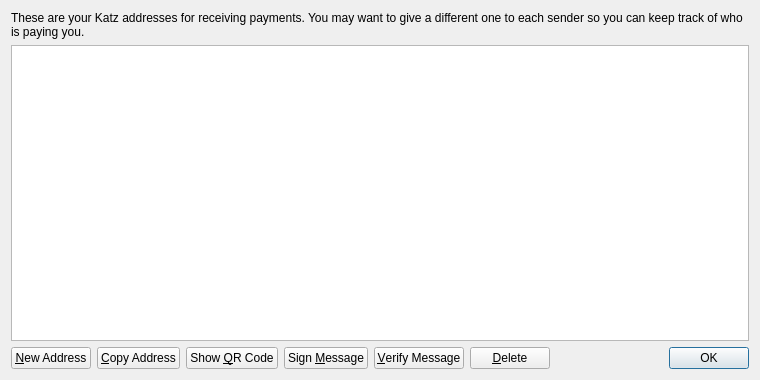
<?xml version="1.0" encoding="UTF-8"?>
<ui version="4.0">
 <class>AddressBookPage</class>
 <widget class="QWidget" name="AddressBookPage">
  <property name="geometry">
   <rect>
    <x>0</x>
    <y>0</y>
    <width>760</width>
    <height>380</height>
   </rect>
  </property>
  <property name="windowTitle">
   <string>Address Book</string>
  </property>
  <layout class="QVBoxLayout" name="verticalLayout">
   <item>
    <widget class="QLabel" name="labelExplanation">
     <property name="text">
      <string>These are your Katz addresses for receiving payments. You may want to give a different one to each sender so you can keep track of who is paying you.</string>
     </property>
     <property name="textFormat">
      <enum>Qt::PlainText</enum>
     </property>
     <property name="wordWrap">
      <bool>true</bool>
     </property>
    </widget>
   </item>
   <item>
    <widget class="QTableView" name="tableView">
     <property name="contextMenuPolicy">
      <enum>Qt::CustomContextMenu</enum>
     </property>
     <property name="toolTip">
      <string>Double-click to edit address or label</string>
     </property>
     <property name="tabKeyNavigation">
      <bool>false</bool>
     </property>
     <property name="alternatingRowColors">
      <bool>true</bool>
     </property>
     <property name="selectionMode">
      <enum>QAbstractItemView::SingleSelection</enum>
     </property>
     <property name="selectionBehavior">
      <enum>QAbstractItemView::SelectRows</enum>
     </property>
     <property name="sortingEnabled">
      <bool>true</bool>
     </property>
     <attribute name="verticalHeaderVisible">
      <bool>false</bool>
     </attribute>
    </widget>
   </item>
   <item>
    <layout class="QHBoxLayout" name="horizontalLayout">
     <item>
      <widget class="QPushButton" name="newAddressButton">
       <property name="toolTip">
        <string>Create a new address</string>
       </property>
       <property name="text">
        <string>&amp;New Address</string>
       </property>
       <property name="icon">
        <iconset resource="../bitcoin.qrc">
         <normaloff>:/icons/add</normaloff>:/icons/add</iconset>
       </property>
      </widget>
     </item>
     <item>
      <widget class="QPushButton" name="copyToClipboard">
       <property name="toolTip">
        <string>Copy the currently selected address to the system clipboard</string>
       </property>
       <property name="text">
        <string>&amp;Copy Address</string>
       </property>
       <property name="icon">
        <iconset resource="../bitcoin.qrc">
         <normaloff>:/icons/editcopy</normaloff>:/icons/editcopy</iconset>
       </property>
      </widget>
     </item>
     <item>
      <widget class="QPushButton" name="showQRCode">
       <property name="text">
        <string>Show &amp;QR Code</string>
       </property>
       <property name="icon">
        <iconset resource="../bitcoin.qrc">
         <normaloff>:/icons/qrcode</normaloff>:/icons/qrcode</iconset>
       </property>
      </widget>
     </item>
     <item>
      <widget class="QPushButton" name="signMessage">
       <property name="toolTip">
        <string>Sign a message to prove you own a Katz address</string>
       </property>
       <property name="text">
        <string>Sign &amp;Message</string>
       </property>
       <property name="icon">
        <iconset resource="../bitcoin.qrc">
         <normaloff>:/icons/edit</normaloff>:/icons/edit</iconset>
       </property>
      </widget>
     </item>
     <item>
      <widget class="QPushButton" name="verifyMessage">
       <property name="toolTip">
        <string>Verify a message to ensure it was signed with a specified Katz address</string>
       </property>
       <property name="text">
        <string>&amp;Verify Message</string>
       </property>
       <property name="icon">
        <iconset resource="../bitcoin.qrc">
         <normaloff>:/icons/transaction_0</normaloff>:/icons/transaction_0</iconset>
       </property>
      </widget>
     </item>
     <item>
      <widget class="QPushButton" name="deleteButton">
       <property name="toolTip">
        <string>Delete the currently selected address from the list</string>
       </property>
       <property name="text">
        <string>&amp;Delete</string>
       </property>
       <property name="icon">
        <iconset resource="../bitcoin.qrc">
         <normaloff>:/icons/remove</normaloff>:/icons/remove</iconset>
       </property>
      </widget>
     </item>
     <item>
      <spacer name="horizontalSpacer">
       <property name="orientation">
        <enum>Qt::Horizontal</enum>
       </property>
       <property name="sizeHint" stdset="0">
        <size>
         <width>40</width>
         <height>20</height>
        </size>
       </property>
      </spacer>
     </item>
     <item>
      <widget class="QDialogButtonBox" name="buttonBox">
       <property name="sizePolicy">
        <sizepolicy hsizetype="Maximum" vsizetype="Fixed">
         <horstretch>0</horstretch>
         <verstretch>0</verstretch>
        </sizepolicy>
       </property>
       <property name="standardButtons">
        <set>QDialogButtonBox::Ok</set>
       </property>
      </widget>
     </item>
    </layout>
   </item>
  </layout>
 </widget>
 <resources>
  <include location="../bitcoin.qrc"/>
 </resources>
 <connections/>
</ui>
